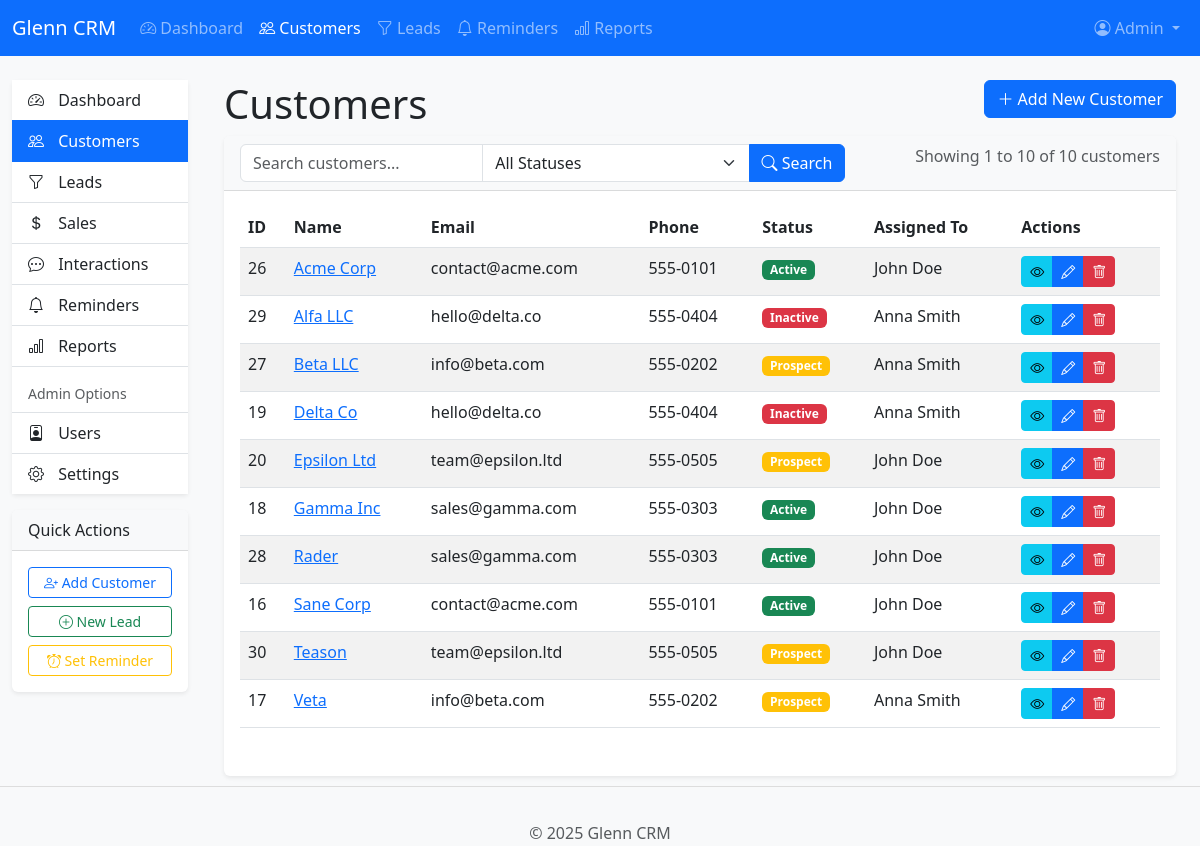
/glenncrm/index.php?page=customers (signed in), run on the app's committed database.
### tables this page shows
CREATE TABLE `settings` (
  `setting_id` int(11) NOT NULL,
  `setting_name` varchar(50) NOT NULL,
  `setting_value` text DEFAULT NULL,
  `setting_description` text DEFAULT NULL,
  `is_public` tinyint(1) DEFAULT 0,
  `updated_at` timestamp NOT NULL DEFAULT current_timestamp() ON UPDATE current_timestamp()
);

CREATE TABLE `customers` (
  `customer_id` int(11) NOT NULL,
  `name` varchar(100) NOT NULL,
  `email` varchar(100) DEFAULT NULL,
  `phone` varchar(20) DEFAULT NULL,
  `address` text DEFAULT NULL,
  `notes` text DEFAULT NULL,
  `status` enum('active','inactive','prospect') DEFAULT 'active',
  `assigned_to` int(11) DEFAULT NULL,
  `created_at` timestamp NOT NULL DEFAULT current_timestamp(),
  `updated_at` timestamp NULL DEFAULT NULL ON UPDATE current_timestamp()
);

CREATE TABLE `users` (
  `user_id` int(11) NOT NULL,
  `username` varchar(50) NOT NULL,
  `password_hash` varchar(255) NOT NULL,
  `email` varchar(100) NOT NULL,
  `first_name` varchar(50) NOT NULL,
  `last_name` varchar(50) NOT NULL,
  `role` enum('admin','user') DEFAULT 'user',
  `last_login` timestamp NULL DEFAULT NULL,
  `created_at` timestamp NOT NULL DEFAULT current_timestamp()
);

### glenncrm/config/database.php (called while the page is built, shortened)
<?php
$conn = new mysqli(DB_HOST, DB_USER, DB_PASS, DB_NAME);
function get_setting($setting_name, $default = null) {
    global $conn;
    $stmt = $conn->prepare("SELECT setting_value FROM settings WHERE setting_name = ?");
    $stmt->bind_param("s", $setting_name);
    $stmt->execute();
    $result = $stmt->get_result();
    if ($result->num_rows > 0) {
        $row = $result->fetch_assoc();
        return $row['setting_value'];
    }
    return $default;
}
function sanitize_input($data) {
    $data = trim($data);
    $data = stripslashes($data);
    $data = htmlspecialchars($data);
    return $data;
}
?>

### glenncrm/includes/auth.php (called while the page is built, shortened)
<?php
function is_admin() {
    return isset($_SESSION['role']) && $_SESSION['role'] == 'admin';
}
?>

### glenncrm/pages/customers.php (the view, shortened to what this page needs)
<?php
$action = isset($_GET['action']) ? sanitize_input($_GET['action']) : 'list';
$current_page = isset($_GET['p']) ? intval($_GET['p']) : 1;
$items_per_page = intval(get_setting('items_per_page', 10));
$offset = ($current_page - 1) * $items_per_page;
switch ($action) {
    default:
        $status_filter = isset($_GET['status']) ? sanitize_input($_GET['status']) : '';
        $search = isset($_GET['search']) ? sanitize_input($_GET['search']) : '';
        $conditions = [];
        $params = [];
        $param_types = '';
        $where_clause = !empty($conditions) ? " WHERE " . implode(" AND ", $conditions) : "";
        $count_query = "SELECT COUNT(*) as total FROM customers c" . $where_clause;
        $stmt = $conn->prepare($count_query);
        $stmt->execute();
        $result = $stmt->get_result();
        $row = $result->fetch_assoc();
        $total_items = $row['total'];
        $query = "SELECT c.*, u.first_name, u.last_name
                 FROM customers c
                 LEFT JOIN users u ON c.assigned_to = u.user_id"
                 . $where_clause .
                 " ORDER BY c.name ASC LIMIT ?, ?";
        $stmt = $conn->prepare($query);
        $param_types .= 'ii';
        $params[] = $offset;
        $params[] = $items_per_page;
        $stmt->bind_param($param_types, ...$params);
        $stmt->execute();
        $customers = $stmt->get_result();
        $status_options = [
            '' => 'All Statuses',
            'active' => 'Active',
            'inactive' => 'Inactive',
            'prospect' => 'Prospect'
        ];
?>
<div class="content-header">
    <div class="container-fluid">
        <div class="row mb-2">
            <div class="col-sm-6">
                <h1 class="m-0">Customers</h1>
            </div>
            <div class="col-sm-6">
                <div class="float-end">
                    <a href="<?php echo BASE_URL; ?>/index.php?page=customers&action=add" class="btn btn-primary">
                        <i class="bi bi-plus-lg"></i> Add New Customer
                    </a>
                </div>
            </div>
        </div>
    </div>
</div>
<section class="content">
    <div class="container-fluid">
        <div class="card">
            <div class="card-header">
                <div class="row">
                    <div class="col-md-8">
                        <form action="<?php echo BASE_URL; ?>/index.php" method="get" class="form-inline">
                            <div class="input-group">
                                <input type="text" name="search" class="form-control" placeholder="Search customers..." value="<?php echo $search; ?>">
                                <select name="status" class="form-select">
                                    <?php foreach ($status_options as $value => $label): ?>
                                        <option value="<?php echo $value; ?>" <?php echo $status_filter === $value ? 'selected' : ''; ?>>
                                            <?php echo $label; ?>
                                        </option>
                                    <?php endforeach; ?>
                                </select>
                                <button type="submit" class="btn btn-primary">
                                    <i class="bi bi-search"></i> Search
                                </button>
                            </div>
                        </form>
                    </div>
                    <div class="col-md-4 text-end">
                        <span class="text-muted">
                            Showing <?php echo min(($current_page - 1) * $items_per_page + 1, $total_items); ?> to
                            <?php echo min($current_page * $items_per_page, $total_items); ?> of
                            <?php echo $total_items; ?> customers
                        </span>
                    </div>
                </div>
            </div>
            <div class="card-body">
                <div class="table-responsive">
                    <table class="table table-striped table-hover">
                        <thead>
                            <tr>
                                <th>ID</th>
                                <th>Name</th>
                                <th>Email</th>
                                <th>Phone</th>
                                <th>Status</th>
                                <th>Assigned To</th>
                                <th>Actions</th>
                            </tr>
                        </thead>
                        <tbody>
                            <?php if ($customers->num_rows > 0): ?>
                                <?php while ($customer = $customers->fetch_assoc()): ?>
                                    <tr>
                                        <td><?php echo $customer['customer_id']; ?></td>
                                        <td>
                                            <a href="<?php echo BASE_URL; ?>/index.php?page=customers&action=view&id=<?php echo $customer['customer_id']; ?>">
                                                <?php echo $customer['name']; ?>
                                            </a>
                                        </td>
                                        <td><?php echo $customer['email']; ?></td>
                                        <td><?php echo $customer['phone']; ?></td>
                                        <td>
                                            <span class="badge bg-<?php
                                                echo $customer['status'] == 'active' ? 'success' :
                                                    ($customer['status'] == 'inactive' ? 'danger' : 'warning');
                                            ?>">
                                                <?php echo ucfirst($customer['status']); ?>
                                            </span>
                                        </td>
                                        <td>
                                            <?php
                                                echo $customer['assigned_to'] ?
                                                    $customer['first_name'] . ' ' . $customer['last_name'] :
                                                    'Unassigned';
                                            ?>
                                        </td>
                                        <td>
                                            <div class="btn-group btn-group-sm">
                                                <a href="<?php echo BASE_URL; ?>/index.php?page=customers&action=view&id=<?php echo $customer['customer_id']; ?>" class="btn btn-info">
                                                    <i class="bi bi-eye"></i>
                                                </a>
                                                <a href="<?php echo BASE_URL; ?>/index.php?page=customers&action=edit&id=<?php echo $customer['customer_id']; ?>" class="btn btn-primary">
                                                    <i class="bi bi-pencil"></i>
                                                </a>
                                                <?php if (is_admin()): ?>
                                                    <a href="<?php echo BASE_URL; ?>/index.php?page=customers&action=delete&id=<?php echo $customer['customer_id']; ?>"
                                                       class="btn btn-danger confirm-delete">
                                                        <i class="bi bi-trash"></i>
                                                    </a>
                                                <?php endif; ?>
                                            </div>
                                        </td>
                                    </tr>
                                <?php endwhile; ?>
                            <?php else: ?>
                                <tr>
                                    <td colspan="7" class="text-center">No customers found</td>
                                </tr>
                            <?php endif; ?>
                        </tbody>
                    </table>
                </div>
            </div>
        </div>
    </div>
</section>
<?php
        break;
}
?>

### glenncrm/includes/navigation.php (shortened to what this page needs)
<nav class="navbar navbar-expand-lg navbar-dark bg-primary">
    <div class="container-fluid">
        <a class="navbar-brand" href="<?php echo BASE_URL; ?>/index.php">
            <?php echo get_setting('company_name', 'Glenn CRM'); ?>
        </a>
        <div class="collapse navbar-collapse" id="navbarMain">
            <ul class="navbar-nav me-auto">
                <li class="nav-item">
                    <a class="nav-link <?php echo $page == 'dashboard' ? 'active' : ''; ?>" href="<?php echo BASE_URL; ?>/index.php">
                        <i class="bi bi-speedometer2"></i> Dashboard
                    </a>
                </li>
                <li class="nav-item">
                    <a class="nav-link <?php echo $page == 'customers' ? 'active' : ''; ?>" href="<?php echo BASE_URL; ?>/index.php?page=customers">
                        <i class="bi bi-people"></i> Customers
                    </a>
                </li>
                <li class="nav-item">
                    <a class="nav-link <?php echo $page == 'leads' ? 'active' : ''; ?>" href="<?php echo BASE_URL; ?>/index.php?page=leads">
                        <i class="bi bi-funnel"></i> Leads
                    </a>
                </li>
                <li class="nav-item">
                    <a class="nav-link <?php echo $page == 'reminders' ? 'active' : ''; ?>" href="<?php echo BASE_URL; ?>/index.php?page=reminders">
                        <i class="bi bi-bell"></i> Reminders
                    </a>
                </li>
                <li class="nav-item">
                    <a class="nav-link <?php echo $page == 'reports' ? 'active' : ''; ?>" href="<?php echo BASE_URL; ?>/index.php?page=reports">
                        <i class="bi bi-bar-chart"></i> Reports
                    </a>
                </li>
            </ul>
            <ul class="navbar-nav">
                <li class="nav-item dropdown">
                    <a class="nav-link dropdown-toggle" href="#" id="navbarDropdown" role="button" data-bs-toggle="dropdown">
                        <i class="bi bi-person-circle"></i>
                        <?php echo $_SESSION['first_name']; ?>
                    </a>
                </li>
            </ul>
        </div>
    </div>
</nav>

### glenncrm/includes/footer.php
<footer class="footer mt-auto py-3 bg-light">
    <div class="container text-center">
        <span class="text-muted">
            &copy; <?php echo date('Y'); ?> <?php echo get_setting('company_name', 'Glenn CRM'); ?>
        </span>
    </div>
</footer>
</body></html>

### data on the page
settings: setting_value "Glenn CRM"
settings: min($current_page*$items_per_page,$total_items) "10"
customers: customer_id "26", name "Acme Corp", email "contact@acme.com", phone "555-0101", status "Active", assigned_to.first_name "John", assigned_to.last_name "Doe"
customers: customer_id "29", name "Alfa LLC", email "hello@delta.co", phone "555-0404", status "Inactive", assigned_to.first_name "Anna", assigned_to.last_name "Smith"
customers: customer_id "27", name "Beta LLC", email "info@beta.com", phone "555-0202", status "Prospect", assigned_to.first_name "Anna", assigned_to.last_name "Smith"
customers: customer_id "19", name "Delta Co", email "hello@delta.co", phone "555-0404", status "Inactive", assigned_to.first_name "Anna", assigned_to.last_name "Smith"
customers: customer_id "20", name "Epsilon Ltd", email "team@epsilon.ltd", phone "555-0505", status "Prospect", assigned_to.first_name "John", assigned_to.last_name "Doe"
customers: customer_id "18", name "Gamma Inc", email "sales@gamma.com", phone "555-0303", status "Active", assigned_to.first_name "John", assigned_to.last_name "Doe"
customers: customer_id "28", name "Rader", email "sales@gamma.com", phone "555-0303", status "Active", assigned_to.first_name "John", assigned_to.last_name "Doe"
customers: customer_id "16", name "Sane Corp", email "contact@acme.com", phone "555-0101", status "Active", assigned_to.first_name "John", assigned_to.last_name "Doe"
customers: customer_id "30", name "Teason", email "team@epsilon.ltd", phone "555-0505", status "Prospect", assigned_to.first_name "John", assigned_to.last_name "Doe"
customers: customer_id "17", name "Veta", email "info@beta.com", phone "555-0202", status "Prospect", assigned_to.first_name "Anna", assigned_to.last_name "Smith"

### other printed values
$_SESSION['first_name'] "Admin"
min(($current_page - 1) * $items_per_page + 1, $total_items) "1"
$total_items "10"
form field status "All Statuses"
